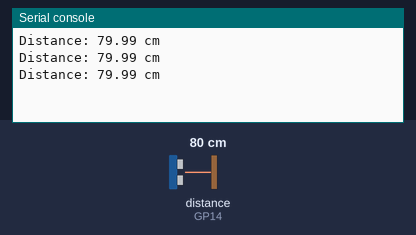
A program run on a simulated Raspberry Pi Pico running MicroPython. Shown: the last lines printed to the serial console. The test bench sets the inputs (shaded band); at power-on: distance to the obstacle (sensor on GP14) 80 cm. The echo pulse lasts 58.3 µs per cm.

Above: at 1.2 s.
1.3 s: distance to the obstacle (sensor on GP14) set to 2 cm
At 1.9 s:
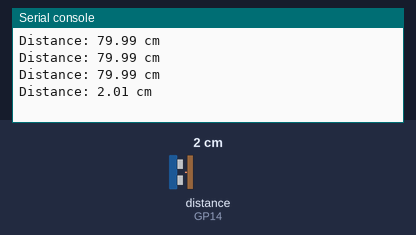
2.8 s: distance to the obstacle (sensor on GP14) set to 4 cm
At 3.4 s:
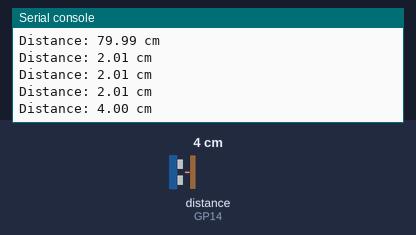
Timing chart, 0 to 5.8 s (numbered marks = the images above; inputs shaded):
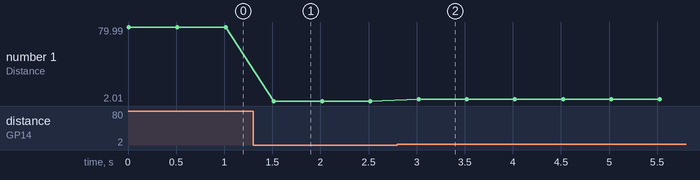

The program:

example.py
```python
# Runs on a MicroPython board (e.g., Pico) using GP15 (Trig) and GP14 (Echo) to send a trigger, measure the echo with time_pulse_us, and print the distance in centimeters.
#
# Buy this module: https://shillehtek.com/products/hc-sr04-ultrasonic-distance-sensor-module-4-pin-for-arduino
# Full manual: https://shillehtek.com/blogs/shillehtek-product-manuals/hc-sr04-ultrasonic-distance-sensor-module-4-pin-for-arduino-manual
# More examples: https://github.com/shillehbean/shillehtek-examples
#

# HC-SR04 Ultrasonic Distance Sensor - Pico MicroPython Example
# Trig Pin: GP15, Echo Pin: GP14

from machine import Pin, time_pulse_us
import time

trigPin = Pin(15, Pin.OUT)
echoPin = Pin(14, Pin.IN)

while True:
    # Send trigger pulse
    trigPin.value(0)
    time.sleep_us(2)
    trigPin.value(1)
    time.sleep_us(10)
    trigPin.value(0)

    # Measure pulse duration
    try:
        pulse_duration = time_pulse_us(echoPin, 1, 30000)
    except OSError:
        print("Timeout waiting for echo")
        continue

    # Calculate distance in cm
    distance = pulse_duration * 0.0343 / 2

    print("Distance: {:.2f} cm".format(distance))
    time.sleep(0.5)
```

Measured:
- after the input at 1.3 s, the serial console: prints a new line after 0.22 s (image 1)
- after the input at 2.8 s, the serial console: prints a new line after 0.22 s (image 2)
- plotted number 1: 79.99 → 2.01 after the input at 1.3 s, 2.01 → 4 after the input at 2.8 s
